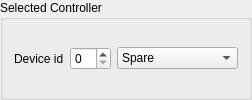
     <widget class="QGroupBox" name="groupBox_9">
      <property name="title">
       <string>Selected Controller</string>
      </property>
      <layout class="QGridLayout" name="gridLayout_13">
       <item row="0" column="0">
        <widget class="QLabel" name="label_2">
         <property name="text">
          <string>Device id</string>
         </property>
        </widget>
       </item>
       <item row="0" column="1">
        <widget class="QSpinBox" name="spinDeviceId"/>
       </item>
       <item row="0" column="2">
        <widget class="QComboBox" name="comboBoxGotoJoint">
         <item>
          <property name="text">
           <string>Spare</string>
          </property>
         </item>
         <item>
          <property name="text">
           <string>front_right_pitch</string>
          </property>
         </item>
         <item>
          <property name="text">
           <string>front_right_knee</string>
          </property>
         </item>
         <item>
          <property name="text">
           <string>front_right_roll</string>
          </property>
         </item>
         <item>
          <property name="text">
           <string>front_left_pitch</string>
          </property>
         </item>
         <item>
          <property name="text">
           <string>front_left_knee</string>
          </property>
         </item>
         <item>
          <property name="text">
           <string>front_left_roll</string>
          </property>
         </item>
         <item>
          <property name="text">
           <string>back_right_pitch</string>
          </property>
         </item>
         <item>
          <property name="text">
           <string>back_right_knee</string>
          </property>
         </item>
         <item>
          <property name="text">
           <string>back_right_roll</string>
          </property>
         </item>
         <item>
          <property name="text">
           <string>back_left_pitch</string>
          </property>
         </item>
         <item>
          <property name="text">
           <string>back_left_knee</string>
          </property>
         </item>
         <item>
          <property name="text">
           <string>back_left_roll</string>
          </property>
         </item>
        </widget>
       </item>
      </layout>
     </widget>
